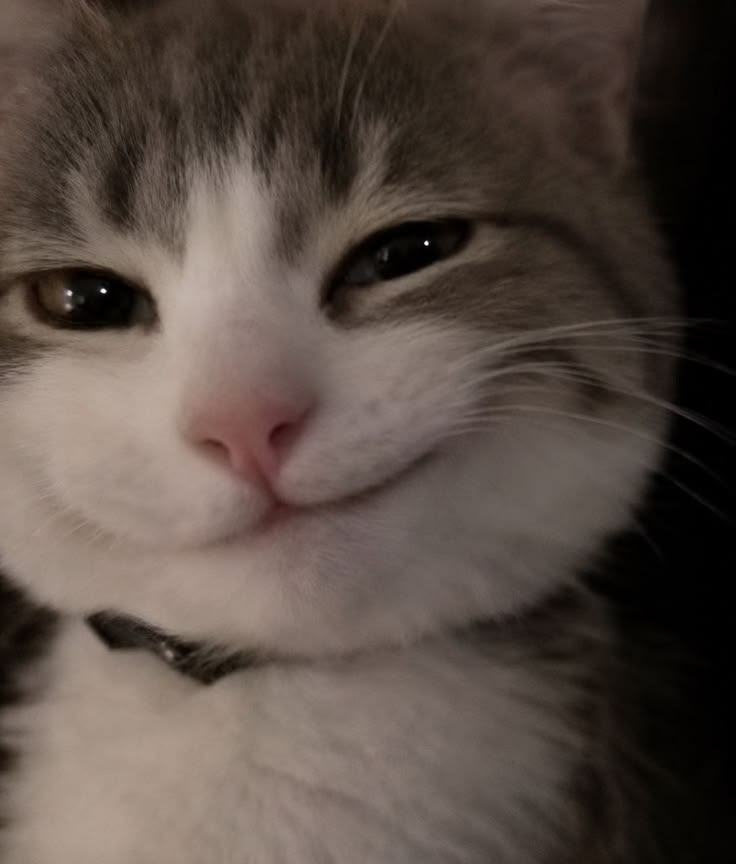
#> input picture python/prior/sample_image.jpg, 736 x 864 px
$ python task3_usurf.py
#> lines starting #> are read from the running program, lines starting #| are printed output that depends on the picture
### python/prior/lab_common.py
from pathlib import Path
from time import perf_counter
from statistics import median
import cv2

BASE = Path(__file__).resolve().parent
OUT = BASE / "results"
OUT.mkdir(exist_ok=True)


def load_images():
    first = BASE / "sample_image.jpg"
    if not first.exists():
        raise FileNotFoundError("Put a cat, landscape, or shapes photo named sample_image.jpg beside these scripts.")
    img1 = cv2.imread(str(first), cv2.IMREAD_GRAYSCALE)
#> img1: shape (864, 736); min 0, max 255, mean 78
    if img1 is None:
        raise ValueError("Cannot read sample_image.jpg")
    scale = min(1.0, 800 / max(img1.shape))
#> scale = 0.926
    if scale < 1:
        img1 = cv2.resize(img1, None, fx=scale, fy=scale, interpolation=cv2.INTER_AREA)
#> img1: shape (800, 681)
    second = BASE / "sample_image2.jpg"
    if second.exists():
        img2 = cv2.imread(str(second), cv2.IMREAD_GRAYSCALE)
        if img2 is None:
            raise ValueError("Cannot read sample_image2.jpg")
    else:
        h, w = img1.shape
#> h = 800; w = 681
        matrix = cv2.getRotationMatrix2D((w / 2, h / 2), 0, 0.85)
#> matrix = [[0.85, 0, 51.08], [0, 0.85, 60]]
        matrix[:, 2] += (15, 10)
        img2 = cv2.warpAffine(img1, matrix, (w, h), borderValue=255)
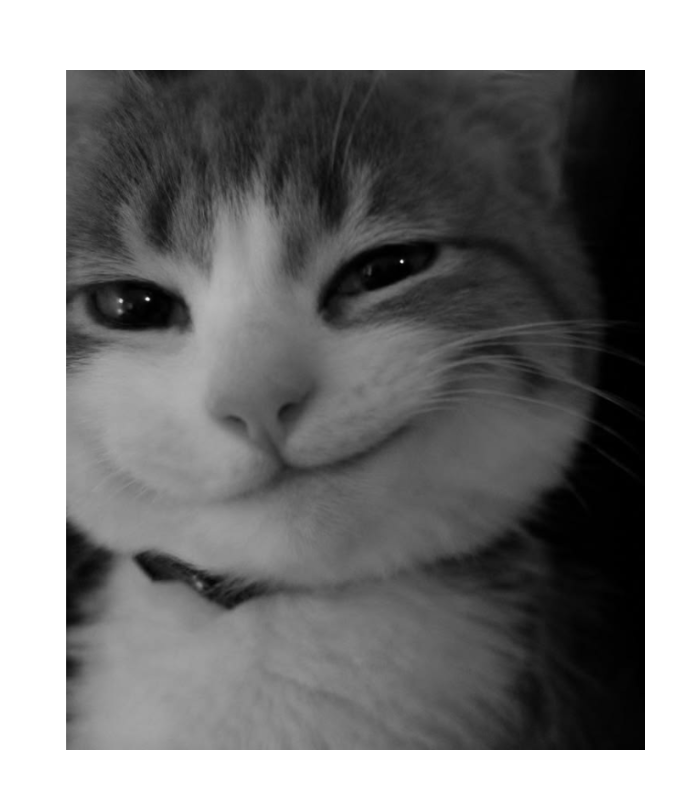
#> img2: shape (800, 681); min 0, max 255, mean 127.1
    cv2.imwrite(str(OUT / "input1.png"), img1)
    cv2.imwrite(str(OUT / "input2.png"), img2)
    return img1, img2


def make_surf(threshold=400, upright=False):
    try:
        return cv2.xfeatures2d.SURF_create(
            hessianThreshold=threshold, extended=False, upright=upright
        )
    except (AttributeError, cv2.error) as error:
        raise RuntimeError(
            "SURF unavailable: use OpenCV contrib built with OPENCV_ENABLE_NONFREE=ON."
        ) from error


# [25 lines left out: functions evaluate, save_matches, not called in this run]

### python/prior/task3_usurf.py
from lab_common import cv2, OUT, load_images, make_surf, evaluate, save_matches

img1, img2 = load_images()
h, w = img1.shape
#> h = 800; w = 681
matrix = cv2.getRotationMatrix2D((w / 2, h / 2), 45, 0.85)
rotated = cv2.warpAffine(img1, matrix, (w, h), borderValue=255)
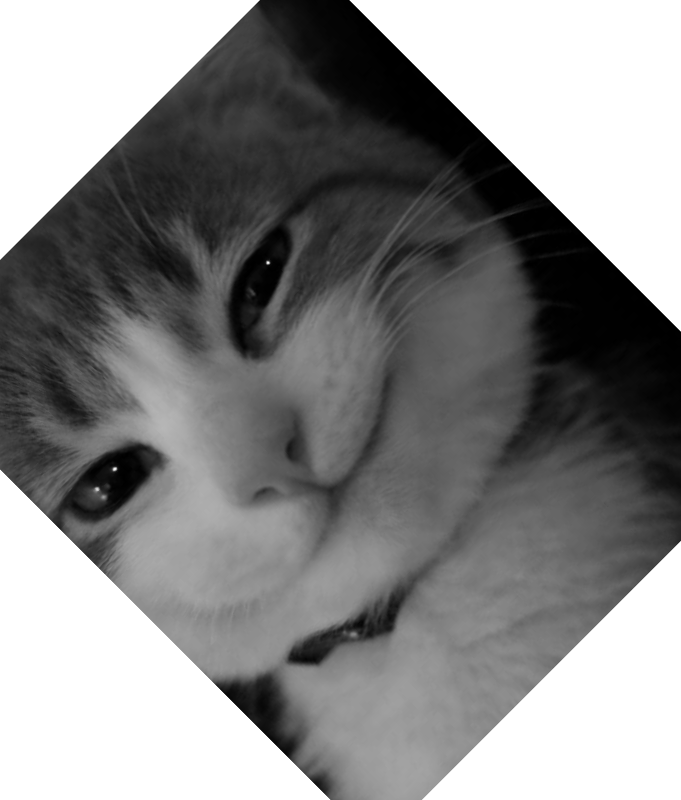
#> rotated: shape (800, 681); min 0, max 255, mean 137.2
cv2.imwrite(str(OUT / "rotated_input.png"), rotated)

for case, target in [("original_pair", img2), ("rotation_45", rotated)]:
    print(f"\n{case}")
    for name, upright in [("SURF", False), ("U_SURF", True)]:
#> (the run stopped early here; a loop or call above may not have finished)
